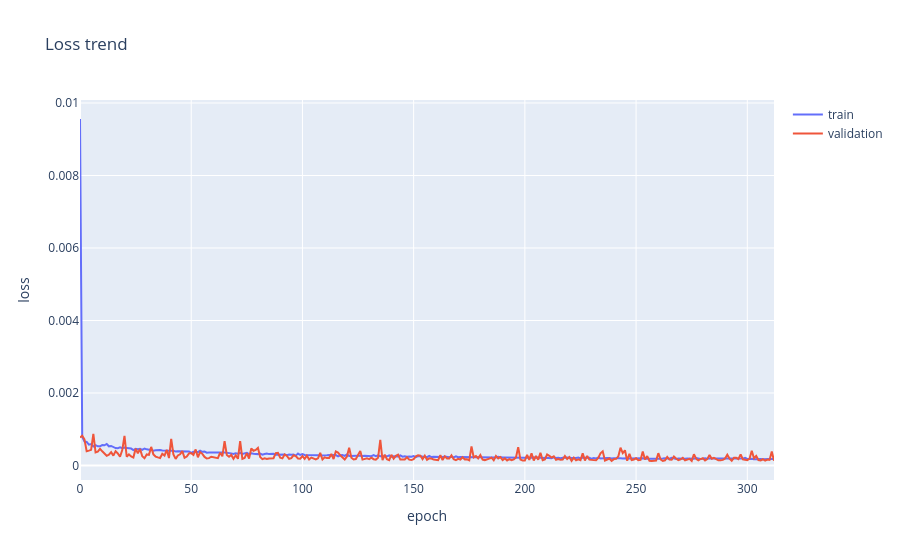

The notebook cell saved with this chart:
### Markdown cell above
# Data Visualization

### Code cell
fig = go.Figure()
fig.add_trace(go.Scatter(y=history['loss'],
                    mode='lines', name='train'))
fig.add_trace(go.Scatter(y=history['val_loss'],
                    mode='lines', name='validation'))
fig.update_layout(title='Loss trend',
                  xaxis_title='epoch',
                  yaxis_title='loss')
fig.show()

### Figure 1 — Plotly figure (JSON) as saved in the notebook; plotly's stock layout.template omitted (floating-point values rounded to 4 significant figures; data arrays with more than 128 entries replaced by an {"elided": "..."} marker saying what was removed)
{"data": [{"mode": "lines", "name": "train", "type": "scatter", "y": {"elided": "313 float values"}}, {"mode": "lines", "name": "validation", "type": "scatter", "y": {"elided": "313 float values"}}], "layout": {"autosize": true, "title": {"text": "Loss trend"}, "xaxis": {"autorange": true, "range": [0, 312], "title": {"text": "epoch"}}, "yaxis": {"autorange": true, "range": [-0.0003998, 0.01008], "title": {"text": "loss"}, "type": "linear"}}}
